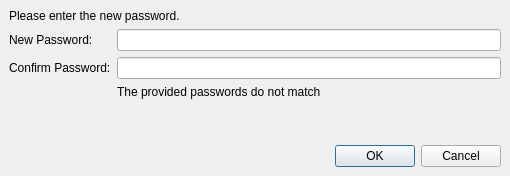
<?xml version="1.0" encoding="UTF-8"?>
<ui version="4.0">
 <class>EnterNewPassword</class>
 <widget class="QDialog" name="EnterNewPassword">
  <property name="geometry">
   <rect>
    <x>0</x>
    <y>0</y>
    <width>510</width>
    <height>176</height>
   </rect>
  </property>
  <property name="windowTitle">
   <string>Creation of a new password</string>
  </property>
  <layout class="QVBoxLayout" name="verticalLayout">
   <property name="leftMargin">
    <number>0</number>
   </property>
   <property name="topMargin">
    <number>0</number>
   </property>
   <property name="rightMargin">
    <number>0</number>
   </property>
   <property name="bottomMargin">
    <number>0</number>
   </property>
   <item>
    <widget class="QWidget" name="widget" native="true">
     <layout class="QGridLayout" name="gridLayout">
      <item row="3" column="1">
       <widget class="QLabel" name="warningLbl">
        <property name="text">
         <string>The provided passwords do not match</string>
        </property>
       </widget>
      </item>
      <item row="5" column="0" colspan="2">
       <widget class="QDialogButtonBox" name="buttonBox">
        <property name="orientation">
         <enum>Qt::Horizontal</enum>
        </property>
        <property name="standardButtons">
         <set>QDialogButtonBox::Cancel|QDialogButtonBox::Ok</set>
        </property>
       </widget>
      </item>
      <item row="2" column="1">
       <widget class="QLineEdit" name="confirmationPassword">
        <property name="minimumSize">
         <size>
          <width>250</width>
          <height>0</height>
         </size>
        </property>
        <property name="echoMode">
         <enum>QLineEdit::Password</enum>
        </property>
       </widget>
      </item>
      <item row="1" column="0">
       <widget class="QLabel" name="label">
        <property name="text">
         <string>New Password:</string>
        </property>
       </widget>
      </item>
      <item row="0" column="0" colspan="2">
       <widget class="QLabel" name="label_3">
        <property name="text">
         <string>Please enter the new password.</string>
        </property>
       </widget>
      </item>
      <item row="2" column="0">
       <widget class="QLabel" name="label_2">
        <property name="text">
         <string>Confirm Password:</string>
        </property>
       </widget>
      </item>
      <item row="1" column="1">
       <widget class="QLineEdit" name="newPassword">
        <property name="minimumSize">
         <size>
          <width>250</width>
          <height>0</height>
         </size>
        </property>
        <property name="echoMode">
         <enum>QLineEdit::Password</enum>
        </property>
       </widget>
      </item>
      <item row="4" column="0">
       <spacer name="verticalSpacer">
        <property name="orientation">
         <enum>Qt::Vertical</enum>
        </property>
        <property name="sizeType">
         <enum>QSizePolicy::MinimumExpanding</enum>
        </property>
        <property name="sizeHint" stdset="0">
         <size>
          <width>0</width>
          <height>0</height>
         </size>
        </property>
       </spacer>
      </item>
     </layout>
    </widget>
   </item>
  </layout>
 </widget>
 <tabstops>
  <tabstop>newPassword</tabstop>
  <tabstop>confirmationPassword</tabstop>
 </tabstops>
 <resources/>
 <connections>
  <connection>
   <sender>buttonBox</sender>
   <signal>accepted()</signal>
   <receiver>EnterNewPassword</receiver>
   <slot>accept()</slot>
   <hints>
    <hint type="sourcelabel">
     <x>248</x>
     <y>254</y>
    </hint>
    <hint type="destinationlabel">
     <x>157</x>
     <y>274</y>
    </hint>
   </hints>
  </connection>
  <connection>
   <sender>buttonBox</sender>
   <signal>rejected()</signal>
   <receiver>EnterNewPassword</receiver>
   <slot>reject()</slot>
   <hints>
    <hint type="sourcelabel">
     <x>316</x>
     <y>260</y>
    </hint>
    <hint type="destinationlabel">
     <x>286</x>
     <y>274</y>
    </hint>
   </hints>
  </connection>
 </connections>
</ui>
